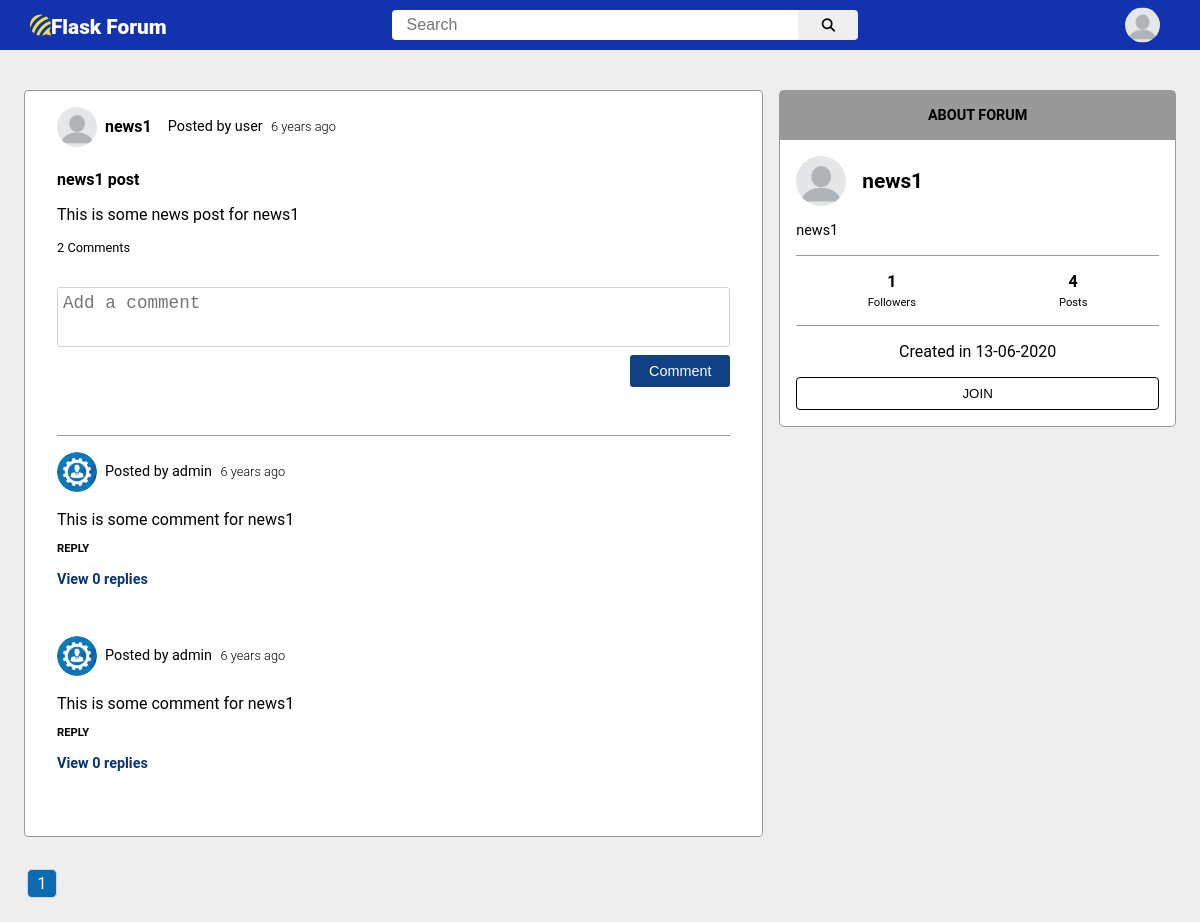
The page /forum/1/comments on the database its author committed.
### flaskforum/models.py (models this page shows, shortened)
class Forum(db.Model):
    id = db.Column(db.Integer,primary_key=True)
    name = db.Column(db.String(100), unique=True, nullable=False)
    date_created = db.Column(db.DateTime, nullable=False, default=datetime.utcnow)
    about = db.Column(db.Text, nullable=False)
    display_picture = db.Column(db.String(20), nullable=False, default='default.png')
    followers = db.Column(db.Integer, default=0)
    num_of_post = db.Column(db.Integer, default=0)
    owner_id = db.Column(db.Integer, db.ForeignKey('user.id'), nullable=False)
    forum = db.relationship('Post', backref='forum', lazy='select')

class User(db.Model, UserMixin):
    id = db.Column(db.Integer,primary_key=True)
    username = db.Column(db.String(20), unique=True, nullable=False)
    email = db.Column(db.String(120), nullable=False)
    password = db.Column(db.String(60), nullable=False)
    forums_followed = db.Column(db.Integer, default=0)
    display_picture = db.Column(db.String(20), nullable=False, default='default.png')
    posts = db.relationship('Post', backref='author', lazy='select')
    forum_owner = db.relationship('Forum', backref='owner', lazy='select')
    comment_user = db.relationship('Comment', backref='comment_user', lazy='select')
    reply_user = db.relationship('Reply', backref='reply_user', lazy='select')
    follow = db.relationship('Forum', secondary=followers, backref='follow_forum', lazy='dynamic')

class Post(db.Model):
    id = db.Column(db.Integer,primary_key=True)
    title = db.Column(db.String(100), nullable=False)
    date_posted = db.Column(db.DateTime, nullable=False, default=datetime.utcnow)
    content = db.Column(db.Text, nullable=False)
    num_of_comments = db.Column(db.Integer, default=0)
    user_id = db.Column(db.Integer, db.ForeignKey('user.id'), nullable=False)
    forum_id = db.Column(db.Integer, db.ForeignKey('forum.id'), nullable=False)
    comment_post = db.relationship('Comment', backref='comment_post', lazy='select')

class Comment(db.Model):
    id = db.Column(db.Integer,primary_key=True)
    content = db.Column(db.Text, nullable=False)
    date_commented = db.Column(db.DateTime, nullable=False, default=datetime.utcnow)
    num_of_reply = db.Column(db.Integer, default=0)
    user_id = db.Column(db.Integer, db.ForeignKey('user.id'), nullable=False)
    post_id = db.Column(db.Integer, db.ForeignKey('post.id'), nullable=False)
    reply = db.relationship('Reply', backref='reply', lazy='select')

### flaskforum/forums/routes.py (the view)
@forums.route('/forum/<int:id>/comments')
def comments(id):
    searchForm = SearchForm()
    replyForm = ReplyForm()
    per_p = 10
    post = db.session.query(Post, (db.func.julianday('now')-db.func.julianday(Post.date_posted))*24, db.func.count(Comment.post_id)).outerjoin(Comment, Post.id==Comment.post_id)\
        .filter(Post.id==id).first_or_404()
    forum_followers = len(Forum.query.filter_by(id=post[0].forum.id).first().follow_forum)
    forum_date = db.session.query(Forum, db.func.strftime('%d-%m-%Y',Forum.date_created)).filter_by(id=post[0].forum_id).first()
    page = request.args.get('page',1,type=int)
    post_comments = db.session.query(Comment, (db.func.julianday('now')-db.func.julianday(Comment.date_commented))*24, db.func.count(Reply.comment_id))\
        .outerjoin(Reply, Comment.id == Reply.comment_id).filter(Comment.post_id==id).group_by(Comment.id).order_by(Comment.date_commented.desc()).paginate(page=page, per_page=per_p)
    comment = CommentForm()
    reply = ReplyForm()
    temp_reply = db.engine.execute('SELECT Reply.*, User.username, User.display_picture, User.id as u_id, (julianday("now")-julianday(date_reply))*24 as date \
        FROM Reply INNER JOIN User ON Reply.user_id=User.id WHERE Reply.comment_id IN(SELECT id FROM Comment WHERE post_id=' + str(id) + ' ORDER BY date_commented desc LIMIT '
        + str(per_p) + ' OFFSET ' + str(per_p * (page-1)) + ') ORDER BY Reply.date_reply desc')
    res_reply = dict()
    for t in temp_reply:
       if t.comment_id not in res_reply:
           res_reply[t.comment_id] = list()
       res_reply[t.comment_id].append(t)
    follow_forum = User.query.filter_by(id=current_user.id).first().follow.filter_by(id=post[0].forum_id).first() if current_user.is_authenticated else None
    follow = User.query.filter_by(id=current_user.id).first().follow.all() if current_user.is_authenticated else None
    return render_template('comments.html', follow_forum=follow_forum, follow=follow, comment=comment, reply=reply, post=post, post_comments=post_comments, searchForm=searchForm, id=id, replyForm=replyForm, title= post[0].title + " - Post", forum_date=forum_date, res_reply=res_reply, forum_followers= forum_followers)

### flaskforum/forums/forms.py
class SearchForm(FlaskForm):
    search = StringField('Search')

class ReplyForm(FlaskForm):
    comment = TextAreaField('Comment', validators=[InputRequired()])
    submit = SubmitField('Reply')

### flaskforum/templates/comments.html (shortened to what this page needs)
{% extends "layout.html" %}
{% block content %}
<div id="comment-wrapper">
    <div id="comment-container">
        <div class="flex-no_space">
            <div id="main-comment">
                <div id="post-section">
                    <article>
                        <div id="comm-post-header" class="flex-no_space">
                            <a href="{{ url_for('forums.forum', name=post[0].forum.name) }}"><img src="{{ url_for('static', filename='forum_pics/' + post[0].forum.display_picture) }}" height="40" width="40"></a>
                            <span class="comm-forum-name"> <a href="{{ url_for('forums.forum', name=post[0].forum.name) }}"> {{ post[0].forum.name }} </a> </span>
                            <span class="comm-username">
                                Posted by <a href="{{ url_for('users.user_posts',username=post[0].author.username) }}"> {{ post[0].author.username }} </a>
                                <span class="time">
                                    {% if post[1] < 1 %} {{ (post[1] * 60) |round|int }} minutes ago {% elif post[1] < 24 %} {{ post[1] |round|int }} hours ago  {% elif post[1] / 24 < 7 %} {{ (post[1] / 24) |round|int }} days ago
                                    {% elif post[1] / 24 < 30 %} {{ (post[1] / 24 / 7) |round|int }} weeks ago {% elif post[1] / 24 < 365 %} {{ (post[1] / 24 / 30) |round|int }} months ago
                                    {% else %} {{ (post[1] / 24 / 365) |round|int }} years ago {% endif %}
                                </span>
                            </span>
                        </div>
                        <div class="comm-title"> {{ post[0].title }} </div>
                        <p class="comm-content"> {{ post[0].content }} </p>
                        <div class="comm-comment"> {{ post[2] }} Comments </div>
                    </article>
                </div>
                <div id="commentForm">
                    <form method="POST" action="{{ url_for('forums.post_comment', id=post[0].id) }}">
                        {{ comment.comment(placeholder="Add a comment") }}
                        {{ comment.submit }}
                    </form>
                </div>
                <div id="comment-section">
                    {% for user_comment in post_comments.items %}
                        <div class="comment-content">
                            <div class="commented-section">
                                <div class="comment-form">
                                    <div class="comment-header flex">
                                        <div class="flex-no_space">
                                            <a class="user-comment-img" href="{{ url_for('users.user_posts',username=user_comment[0].comment_user.username) }}">
                                                <img src="{{ url_for('static', filename='display_pics/' + user_comment[0].comment_user.display_picture) }}" height="40" width="40">
                                            </a>
                                            <span class="user-comment-username">
                                                 Posted by <a href="{{ url_for('users.user_posts',username=user_comment[0].comment_user.username) }}"> {{ user_comment[0].comment_user.username }} </a>
                                                 <span class="time">
                                                    {% if user_comment[1] < 1 %} {{ (user_comment[1] * 60) |round|int }} minutes ago {% elif user_comment[1] < 24 %} {{ user_comment[1] |round|int }} hours ago  {% elif user_comment[1] / 24 < 7 %} {{ (user_comment[1] / 24) |round|int }} days ago
                                                    {% elif user_comment[1] / 24 < 30 %} {{ (user_comment[1] / 24 / 7) |round|int }} weeks ago {% elif user_comment[1] / 24 < 365 %} {{ (user_comment[1] / 24 / 30) |round|int }} months ago
                                                    {% else %} {{ (user_comment[1] / 24 / 365) |round|int }} years ago {% endif %}
                                                </span>
                                            </span>
                                        </div>
                                    </div>
                                    <p class="user-comment-content">{{ user_comment[0].content }}</p>
                                </div>
                                <div class="reply-comment"> REPLY </div>
                                <div class="view-reply reply-view-more"> View {{ user_comment[2] }} replies </div>
                            </div>
                        </div>
                    {% endfor %}
                </div>
            </div>
            <div id="forum-side">
                <aside>
                    <span class="side-title"> ABOUT FORUM </span>
                    <div class="side-main">
                        <div id="forum-name" class="flex-no_space">
                            <img src="{{ url_for('static', filename='forum_pics/' + post[0].forum.display_picture) }}" height="50" width="50">
                            <span> {{ post[0].forum.name }} </span>
                        </div>
                        <span class="side-about"> {{ post[0].forum.about }} </span>
                        <div id="count-side" class="flex-around">
                            <div>
                                <span> {{ forum_followers }} </span>
                                <span> Followers </span>
                            </div>
                            <div>
                                <span> {{ post[0].forum.num_of_post }} </span>
                                <span> Posts </span>
                            </div>
                        </div>
                        <span class="side-date"> Created in {{ forum_date[1] }} </span>
                        {% if follow_forum %}
                            <form method="POST" action="{{ url_for('users.unfollow', id=post[0].forum.id) }}">
                                <button class="forum-unjoin"> JOINED </button>
                            </form>
                        {% else %}
                            <form method="POST" action="{{ url_for('users.follow', id=post[0].forum.id) }}">
                                <button class="forum-join"> JOIN </button>
                            </form>
                        {% endif %}
                    </div>
                </aside>
            </div>
        </div>
        <div class="pagination_bar">
            {% for page_num in post_comments.iter_pages(left_edge=1, right_edge=1, left_current=1, right_current=2) %}
                {% if page_num %}
                    {% if post_comments.page == page_num %}
                        <a href="{{ url_for('forums.comments', id=id, page=page_num) }}" class="page_active"> {{ page_num }} </a>
                    {% else %}
                        <a href="{{ url_for('forums.comments', id=id, page=page_num) }}"> {{ page_num }} </a>
                    {% endif %}
                {% else %}
                    <span> ... </span>
                {% endif %}
            {%  endfor %}
        </div>
    </div>
</div>
{% endblock content %}

### rows shown on the page
Forum: display_picture (placeholder picture), name "news1", about "news1", num_of_post "4"
User: username "user"
Post: title "news1 post", content "This is some news post for news1"
Comment: display_picture (picture), username "admin", value "6", content "This is some comment for news1", num_of_reply "0"
Comment: display_picture (picture), username "admin", value "6", content "This is some comment for news1", num_of_reply "0"

### other values the page prints
{{ (post[1] / 24 / 365) |round|int }} "6"
{{ post[2] }} "2"
{{ forum_followers }} "1"
{{ forum_date[1] }} "13-06-2020"
{{ page_num }} "1"
